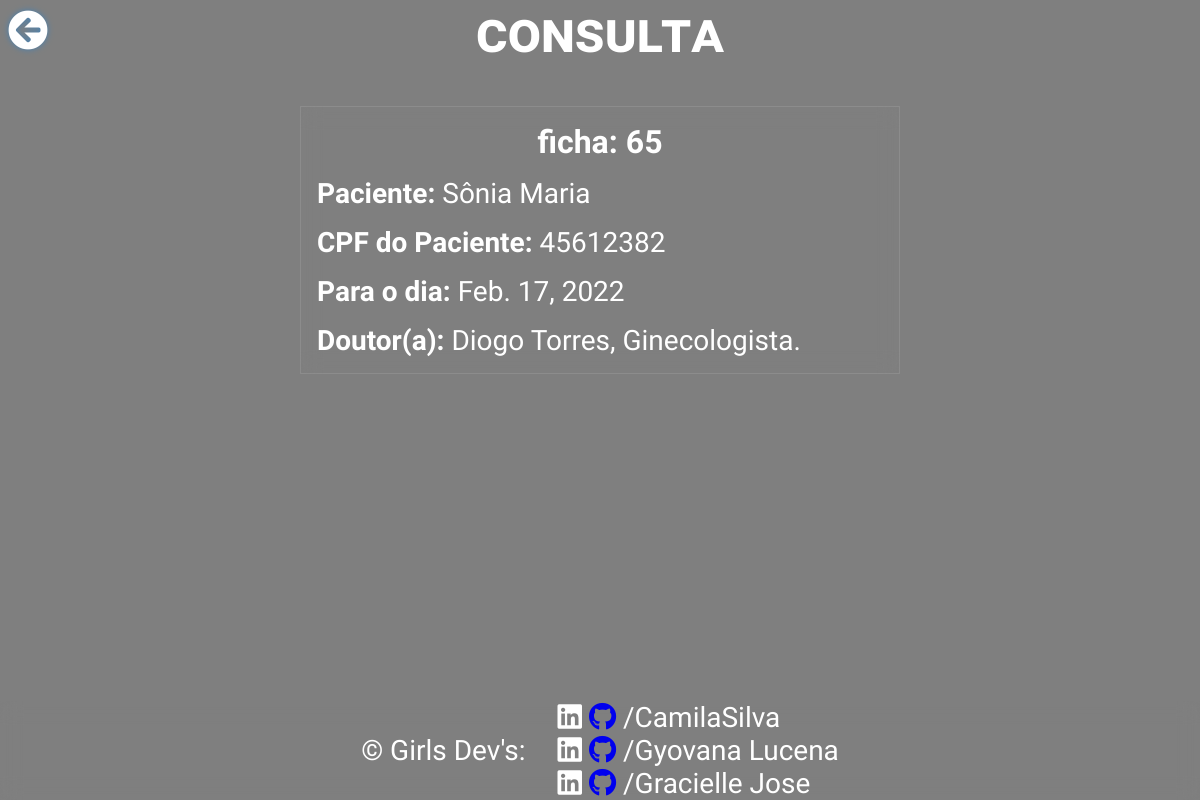
/CRUDweb/list_view/ver_mais/65 (signed in), run on the app's committed database.
### CRUDweb/models.py (models this page shows)
class MarcarConsulta(models.Model):
    nome_paciente = models.CharField('Nome Paciente', max_length=50)
    cpf = models.CharField('CPF', max_length=11)
    data = models.DateField('Data Consulta')
    nome_medico = models.CharField('Nome Medico', max_length=50)
    especialidade = models.CharField('Especialidade Medica', max_length=50)

### CRUDweb/views.py (the view)
# urls.py: path('list_view/ver_mais/<int:id>', list_view_id, name="consulta-ver-mais"),
@login_required
def list_view_id(request, id):
    context = {}
    context["consulta"] = get_object_or_404(MarcarConsulta, id=id)
    return render(request, "list_view_id.html", context)

### CRUDweb/templates/list_view_id.html (shortened to what this page needs)
{% load static %}
<!DOCTYPE html>
<html lang="en">
<head>
    <link rel="stylesheet" href="https://use.fontawesome.com/releases/v5.15.4/css/all.css">
    <link rel="stylesheet" href="{% static 'css/LVID.css' %}">
</head>
<body>
    <h1> consulta </h1>
    <div id="container">
        <div id="dados">
            <h4> ficha: {{ consulta.id }}</h4>
            <p><strong>Paciente:</strong> {{consulta.nome_paciente}}</p>
            <p><strong>CPF do Paciente:</strong> {{consulta.cpf}}</p>
            <p><strong>Para o dia:</strong> {{consulta.data}}</p>
            <p> <strong>Doutor(a):</strong> {{consulta.nome_medico}}, {{consulta.especialidade}}.</p>
        </div>
    </div>
    <div class="botoes">
        <a href="/CRUDweb/list_view"><button id="btn-voltar"><i class="fas fa-arrow-circle-left"></i></button></a>
    </div>
    <footer>
        <p>&copy; Girls Dev's: </p>
        <br/>
        <div id="equipe">
            <p><a class="dev" href="https://www.linkedin.com/in/camila-camasi/" target="_blank"><i class="fab fa-linkedin"></i></a> <a href="https://github.com/camilams27" target="_blank"><i class="fab fa-github"></i></a> /CamilaSilva</p>
            <p><a class="dev" href="#" target="_blank"><i class="fab fa-linkedin"></i></a> <a href="https://github.com/GyovanaLuni" target="_blank"><i class="fab fa-github"></i></a> /Gyovana Lucena</p>
            <p><a class="dev" href="#" target="_blank"><i class="fab fa-linkedin"></i></a> <a href="#" target="_blank"><i class="fab fa-github"></i></a> /Gracielle Jose</p>
        </div>
    </footer>
</body>
</html>

### CRUDweb/static/css/LVID.css (style rules this page uses)
* { box-sizing: border-box; font-family: 'Baloo Bhaijaan 2', cursive; margin: 0; padding: 0; }
body { background: linear-gradient(rgba(0,0,0,.50),rgba(0,0,0,.50)) 100%, url("https://images.pexels.com/photos/6129448/pexels-photo-6129448.jpeg?auto=compress&cs=tinysrgb&dpr=2&h=750&w=1260"), center no-repeat; color: white; width: 100%; font-size: 3.5vh; display: flex; flex-direction: column; gap: 2.5rem; }
#container { display: flex; flex-direction: column; align-items: center; gap: .5rem; }
#dados { display: flex; flex-direction: column; gap: 1rem; justify-content: center; border: .5px solid rgba(255,255,255,.1); width: 50vw; padding: 1rem; background-color: rgba(255,255,255,.0); backdrop-filter: blur(10px); -webkit-backdrop-filter: blur(10px); }
h1 { text-align: center; font-variant: small-caps; }
h4 { text-align: center; font-size: 4vh; }
p { margin: 0; }
button { background: none; border: none; outline: none; }
#btn-voltar { font-size: 5vh; color: white; position: fixed; top: .5rem; left: .5rem; filter: drop-shadow(0 0 3px steelblue); transition: .4s; }
.fa-arrow-circle-left { font-size: 5vh; }
footer { display: flex; width: 100vw; align-items: center; justify-content: center; gap: 1rem; background-color: rgba(255,255,255,.0); backdrop-filter: blur(10px); -webkit-backdrop-filter: blur(10px); position: absolute; bottom: 0; }
#equipe { font-family: 'Inconsolata', monospace; }
.dev { text-decoration: none; color: white; }

### data on the page
MarcarConsulta: id "65", nome_paciente "Sônia Maria", cpf "45612382", data "Feb. 17, 2022", nome_medico "Diogo Torres", especialidade "Ginecologista"
